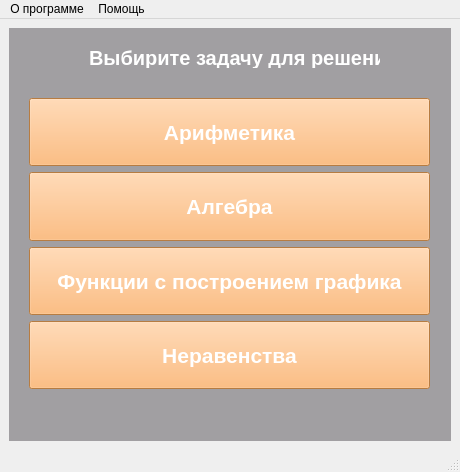
<?xml version="1.0" encoding="UTF-8"?>
<ui version="4.0">
 <class>MainWindow</class>
 <widget class="QMainWindow" name="MainWindow">
  <property name="geometry">
   <rect>
    <x>0</x>
    <y>0</y>
    <width>460</width>
    <height>472</height>
   </rect>
  </property>
  <property name="windowTitle">
   <string>MathCalcurator</string>
  </property>
  <property name="styleSheet">
   <string notr="true"/>
  </property>
  <widget class="QWidget" name="centralwidget">
   <layout class="QHBoxLayout" name="horizontalLayout">
    <item>
     <widget class="QWidget" name="widget" native="true">
      <property name="styleSheet">
       <string notr="true">background-color: rgb(161, 159, 162);
color:rgb(255, 255, 255);</string>
      </property>
      <widget class="QLabel" name="label">
       <property name="geometry">
        <rect>
         <x>80</x>
         <y>20</y>
         <width>291</width>
         <height>20</height>
        </rect>
       </property>
       <property name="font">
        <font>
         <pointsize>15</pointsize>
         <weight>75</weight>
         <bold>true</bold>
        </font>
       </property>
       <property name="text">
        <string>Выбирите задачу для решения</string>
       </property>
      </widget>
      <widget class="QWidget" name="verticalLayoutWidget">
       <property name="geometry">
        <rect>
         <x>20</x>
         <y>70</y>
         <width>401</width>
         <height>291</height>
        </rect>
       </property>
       <layout class="QVBoxLayout" name="verticalLayout">
        <item>
         <widget class="QPushButton" name="arithmetic_btn">
          <property name="sizePolicy">
           <sizepolicy hsizetype="Ignored" vsizetype="Preferred">
            <horstretch>0</horstretch>
            <verstretch>0</verstretch>
           </sizepolicy>
          </property>
          <property name="font">
           <font>
            <pointsize>16</pointsize>
            <weight>75</weight>
            <bold>true</bold>
           </font>
          </property>
          <property name="styleSheet">
           <string notr="true">background-color:rgb(255, 173, 93)</string>
          </property>
          <property name="text">
           <string>Арифметика</string>
          </property>
          <property name="iconSize">
           <size>
            <width>14</width>
            <height>14</height>
           </size>
          </property>
         </widget>
        </item>
        <item>
         <widget class="QPushButton" name="algebra_btn">
          <property name="sizePolicy">
           <sizepolicy hsizetype="Minimum" vsizetype="Preferred">
            <horstretch>0</horstretch>
            <verstretch>0</verstretch>
           </sizepolicy>
          </property>
          <property name="font">
           <font>
            <pointsize>16</pointsize>
            <weight>75</weight>
            <bold>true</bold>
           </font>
          </property>
          <property name="styleSheet">
           <string notr="true">background-color:rgb(255, 173, 93)</string>
          </property>
          <property name="text">
           <string>Алгебра</string>
          </property>
          <property name="iconSize">
           <size>
            <width>67</width>
            <height>55</height>
           </size>
          </property>
         </widget>
        </item>
        <item>
         <widget class="QPushButton" name="functions_btn">
          <property name="sizePolicy">
           <sizepolicy hsizetype="Minimum" vsizetype="Preferred">
            <horstretch>0</horstretch>
            <verstretch>0</verstretch>
           </sizepolicy>
          </property>
          <property name="maximumSize">
           <size>
            <width>16777215</width>
            <height>16777215</height>
           </size>
          </property>
          <property name="font">
           <font>
            <pointsize>16</pointsize>
            <weight>75</weight>
            <bold>true</bold>
           </font>
          </property>
          <property name="styleSheet">
           <string notr="true">background-color:rgb(255, 173, 93)</string>
          </property>
          <property name="text">
           <string>Функции с построением графика</string>
          </property>
         </widget>
        </item>
        <item>
         <widget class="QPushButton" name="inequalities_btn">
          <property name="sizePolicy">
           <sizepolicy hsizetype="Minimum" vsizetype="Preferred">
            <horstretch>0</horstretch>
            <verstretch>0</verstretch>
           </sizepolicy>
          </property>
          <property name="font">
           <font>
            <pointsize>16</pointsize>
            <weight>75</weight>
            <bold>true</bold>
           </font>
          </property>
          <property name="styleSheet">
           <string notr="true">background-color:rgb(255, 173, 93)</string>
          </property>
          <property name="text">
           <string>Неравенства</string>
          </property>
         </widget>
        </item>
       </layout>
      </widget>
     </widget>
    </item>
   </layout>
  </widget>
  <widget class="QMenuBar" name="menubar">
   <property name="geometry">
    <rect>
     <x>0</x>
     <y>0</y>
     <width>460</width>
     <height>21</height>
    </rect>
   </property>
   <widget class="QMenu" name="menu">
    <property name="title">
     <string>О программе</string>
    </property>
    <addaction name="actionMathCalcurator"/>
   </widget>
   <widget class="QMenu" name="menu_2">
    <property name="title">
     <string>Помощь</string>
    </property>
   </widget>
   <addaction name="menu"/>
   <addaction name="menu_2"/>
  </widget>
  <widget class="QStatusBar" name="statusbar"/>
  <action name="actionMathCalcurator">
   <property name="text">
    <string>MathCalcurator - программа, которая поможет нам решать математику</string>
   </property>
  </action>
 </widget>
 <resources/>
 <connections/>
</ui>
